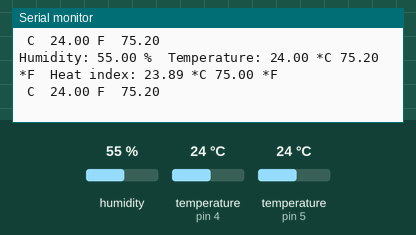
The sketch below on a simulated Arduino Uno, built with avr-gcc and run on an emulated ATmega328P. Parts: the last lines printed to the serial monitor. The inputs (shaded band) are chosen by the test bench; at power-on: humidity 55 %, temperature (sensors on pin 5, pin 4) 24 °C.

Above: at 6.6 s.
6.7 s: humidity set to 22 %
At 10.2 s:
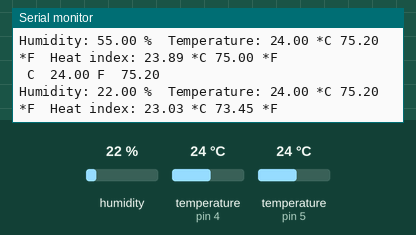
11.9 s: temperature (sensor on pin 5) set to 12 °C
At 15.6 s:
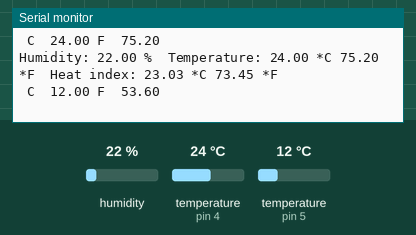
17.1 s: temperature (sensor on pin 4) set to 12 °C
At 19.1 s:
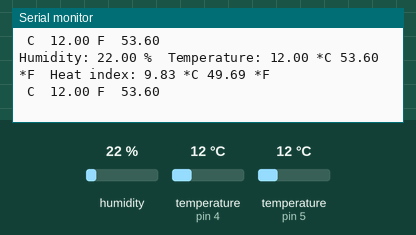
22.3 s: temperature (sensor on pin 5) set to 19 °C
At 26.2 s:
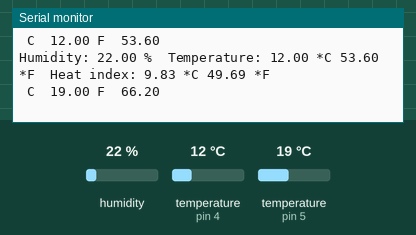
27.5 s: humidity set to 40 %
At 29.8 s:
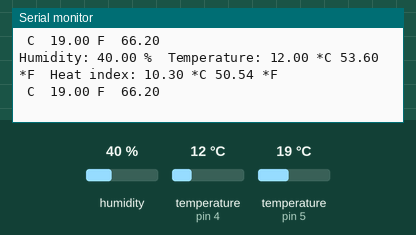
Timing chart, 0 to 31.3 s (numbered marks = the images above; inputs shaded):
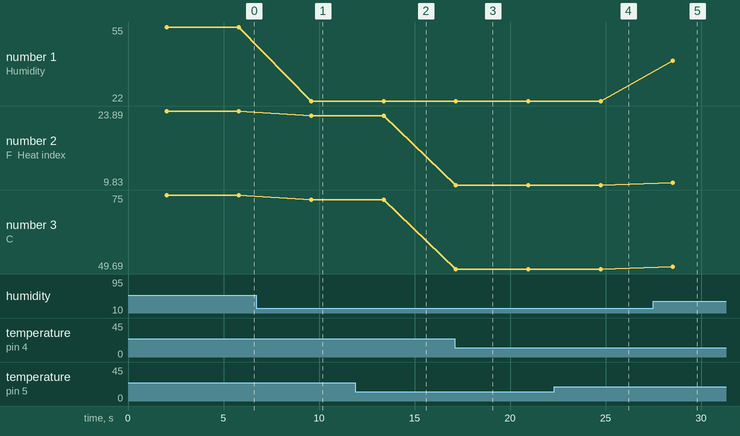

The sketch:

DHT22_ds18b20.ino
```cpp
// Example testing sketch for various DHT humidity/temperature sensors
// Written by ladyada, public domain

#include "DHT.h"

#define DHTPIN 4     // what digital pin we're connected to

// Uncomment whatever type you're using!
//#define DHTTYPE DHT11   // DHT 11
#define DHTTYPE DHT22   // DHT 22  (AM2302), AM2321
//#define DHTTYPE DHT21   // DHT 21 (AM2301)

// Connect pin 1 (on the left) of the sensor to +5V
// NOTE: If using a board with 3.3V logic like an Arduino Due connect pin 1
// to 3.3V instead of 5V!
// Connect pin 2 of the sensor to whatever your DHTPIN is
// Connect pin 4 (on the right) of the sensor to GROUND
// Connect a 10K resistor from pin 2 (data) to pin 1 (power) of the sensor

// Initialize DHT sensor.
// Note that older versions of this library took an optional third parameter to
// tweak the timings for faster processors.  This parameter is no longer needed
// as the current DHT reading algorithm adjusts itself to work on faster procs.
DHT dht(DHTPIN, DHTTYPE);

#include <OneWire.h>
#include <DallasTemperature.h>

#define ONE_WIRE_BUS 5

OneWire oneWire(ONE_WIRE_BUS);

DallasTemperature sensors(&oneWire);

 float Celcius=0;
 float Fahrenheit=0;

void setup() {
  Serial.begin(9600);
  Serial.println("DHTxx test!");

  dht.begin();
  sensors.begin();
}

void loop() {
  // Wait a few seconds between measurements.
  delay(2000);

  // Reading temperature or humidity takes about 250 milliseconds!
  // Sensor readings may also be up to 2 seconds 'old' (its a very slow sensor)
  float h = dht.readHumidity();
  // Read temperature as Celsius (the default)
  float t = dht.readTemperature();
  // Read temperature as Fahrenheit (isFahrenheit = true)
  float f = dht.readTemperature(true);

  // Check if any reads failed and exit early (to try again).
  if (isnan(h) || isnan(t) || isnan(f)) {
    Serial.println("Failed to read from DHT sensor!");
    return;
  }

  // Compute heat index in Fahrenheit (the default)
  float hif = dht.computeHeatIndex(f, h);
  // Compute heat index in Celsius (isFahreheit = false)
  float hic = dht.computeHeatIndex(t, h, false);

  Serial.print("Humidity: ");
  Serial.print(h);
  Serial.print(" %\t");
  Serial.print("Temperature: ");
  Serial.print(t);
  Serial.print(" *C ");
  Serial.print(f);
  Serial.print(" *F\t");
  Serial.print("Heat index: ");
  Serial.print(hic);
  Serial.print(" *C ");
  Serial.print(hif);
  Serial.println(" *F");
  sensors.requestTemperatures();
  Celcius=sensors.getTempCByIndex(0);
  Fahrenheit=sensors.toFahrenheit(Celcius);
  Serial.print(" C  ");
  Serial.print(Celcius);
  Serial.print(" F  ");
  Serial.println(Fahrenheit);
  delay(1000);
}
```

Measured:
- after the input at 6.7 s, the serial monitor: prints a new line after 2.9 s (image 1)
- after the input at 11.9 s, the serial monitor: prints a new line after 2.3 s (image 2)
- after the input at 17.1 s, the serial monitor: prints a new line after 0.07 s (image 3)
- after the input at 22.3 s, the serial monitor: prints a new line after 3.2 s (image 4)
- after the input at 27.5 s, the serial monitor: prints a new line after 1.0 s (image 5)
- plotted number 1: 55 → 22 after the input at 6.7 s, 22 → 40 after the input at 27.5 s
- plotted number 2: 23.89 → 23.03 after the input at 6.7 s, 23.03 → 9.83 after the input at 17.1 s, 9.83 → 10.3 after the input at 27.5 s
- plotted number 3: 75 → 73.45 after the input at 6.7 s, 73.45 → 49.69 after the input at 17.1 s, 49.69 → 50.54 after the input at 27.5 s
